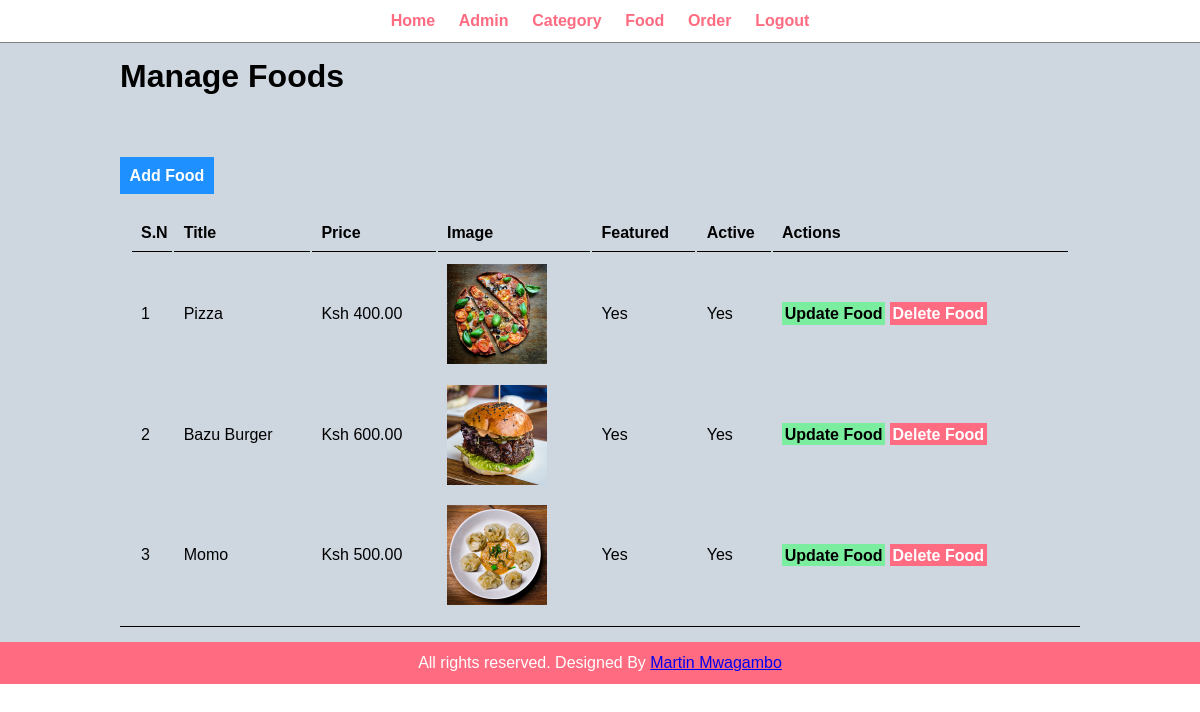
/admin/manage-food.php (signed in), run on the app's committed database.
### tables this page shows
CREATE TABLE `tbl_food` (
  `id` int(10) UNSIGNED NOT NULL,
  `title` varchar(100) NOT NULL,
  `description` text NOT NULL,
  `price` decimal(10,2) NOT NULL,
  `image_name` varchar(255) NOT NULL,
  `category_id` int(10) UNSIGNED NOT NULL,
  `featured` varchar(10) NOT NULL,
  `active` varchar(10) NOT NULL
);

### admin/manage-food.php (the view, shortened to what this page needs)
<?php include('partials/menu.php'); ?>
<div class = "main-content">
	<div class="wrapper">
		<h1>Manage Foods</h1>
		<br />
			<br />
			<br><br>
			<a href="<?php echo SITEURL;?>admin/add-food.php" class="btn-primary">Add Food</a>
   			<br />
			   <br />
            	<table class="tbl-full">
            		<tr>
            			<th>S.N</th>
            			<th>Title</th>
            			<th>Price</th>
						<th>Image</th>
						<th>Featured</th>
						<th>Active</th>
            			<th>Actions</th>
            		</tr>
					<?php
					$sql = "SELECT *FROM tbl_food";
					$res = mysqli_query($conn, $sql);
						$count = mysqli_num_rows($res);
						$sn=1;
						if($count>0)
						{
							while($rows =mysqli_fetch_assoc($res))
							{
								$id=$rows['id'];
								$title=$rows['title'];
								$price=$rows['price'];
								$image_name=$rows['image_name'];
								$featured=$rows['featured'];
								$active=$rows['active'];
								?>
								<tr>
									<td><?php echo $sn++; ?></td>
									<td><?php echo $title; ?></td>
									<td>Ksh <?php echo $price; ?></td>
									<td>
										<?php
											if($image_name=="")
											{
												echo "<div class='error'>Image not Added.</div>";
											}
											else
											{
												?>
													<img src="<?php echo SITEURL; ?>images/food/<?php echo $image_name; ?>" width="100px">
												<?php
											}
										?>
									</td>
									<td><?php echo $featured; ?></td>
									<td><?php echo $active; ?></td>
									<td>
									<a href="<?php echo SITEURL; ?>admin/update-food.php?id=<?php echo $id; ?>" class="btn-secondary">Update Food</a>
									<a href="<?php echo SITEURL; ?>admin/delete-food.php?id=<?php echo $id; ?>&image_name=<?php echo $image_name;?>" class="btn-danger">Delete Food</a>
									</td>
								</tr>
								<?php
							}
						}
						else{
							echo "<tr><td colspan='7' class='error'> Food Not Added Yet.</td></tr>";
						}
					?>
            	</table>
	</div>
</div>
<?php include('partials/footer.php'); ?>

### css/admin.css (style rules this page uses)
* { margin: 0 0; padding: 0 0; font-family: Arial, Helvetica, sans-serif; }
.wrapper { padding: 1%; width: 80%; margin: 0 auto; }
.main-content { background-color: #ced6e0; padding: 3px 0; }
.tbl-full { width: 100%; }
table, tr, th { border-bottom: 1px solid black; padding: 1%; text-align: left; }
table, tr, td { padding: 1%; }
.btn-primary { background-color: #1e90ff; padding: 1%; color: #ffffff; text-decoration: none; font-weight: bold; }
.btn-secondary { background-color: #7bed9f; padding: 1%; color: black; text-decoration: none; font-weight: bold; }
.btn-danger { background-color: #ff6b81; padding: 1%; color: #ffffff; text-decoration: none; font-weight: bold; }

### data on the page
tbl_food: title "Pizza", price "400.00", image_name (picture), featured "Yes", active "Yes"
tbl_food: title "Bazu Burger", price "600.00", image_name (picture), featured "Yes", active "Yes"
tbl_food: title "Momo", price "500.00", image_name (picture), featured "Yes", active "Yes"
